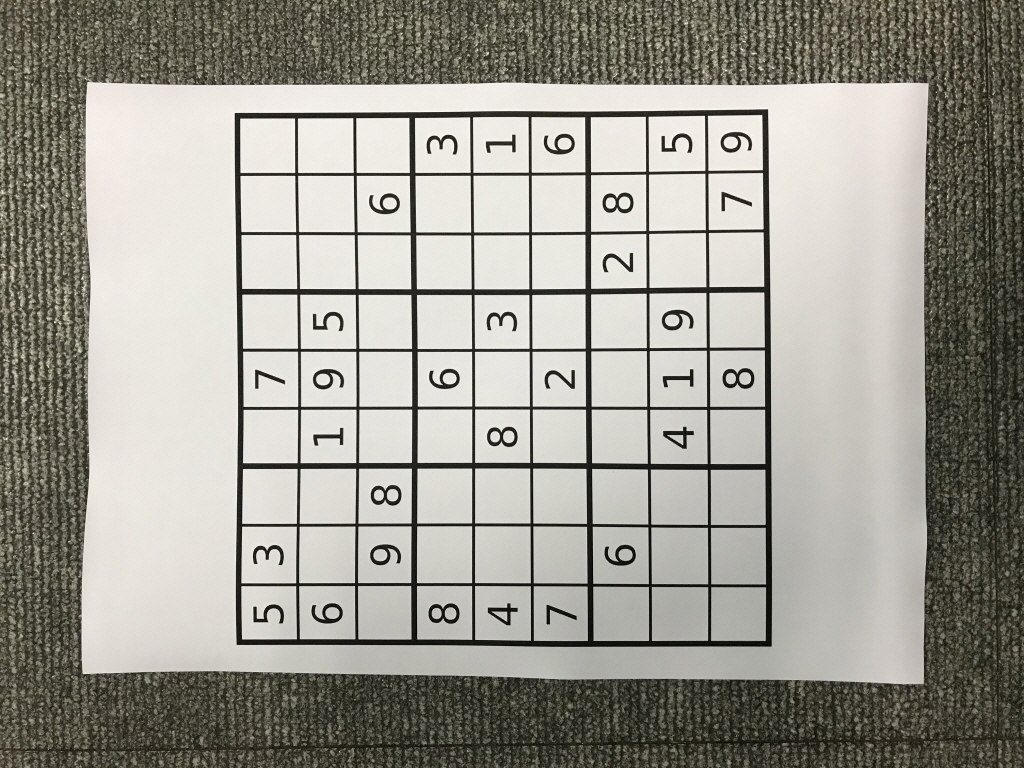
#> input picture sIMG_2164.jpg, 1024 x 768 px
$ jupyter execute chap1413.ipynb
#> lines starting #> are read from the running program, lines starting #| are printed output that depends on the picture; after the words box and inside, x2 and y2 are one past the last pixel; in counts of white or black regions, pixels touching at a corner belong together
#### 1.4.13  Hough Line Transform

[cell 1]
import cv2
from PIL import Image
import numpy as np
import matplotlib.pyplot as pl
from matplotlib import pyplot as plt

[cell 2]
img = cv2.imread('sIMG_2164.jpg')
#> img is the input picture: shape (768, 1024, 3); mean B, G, R 146.2, 155.1, 157.1
gray = cv2.cvtColor(img,cv2.COLOR_BGR2GRAY)
edges = cv2.Canny(gray,50,150,apertureSize = 3)
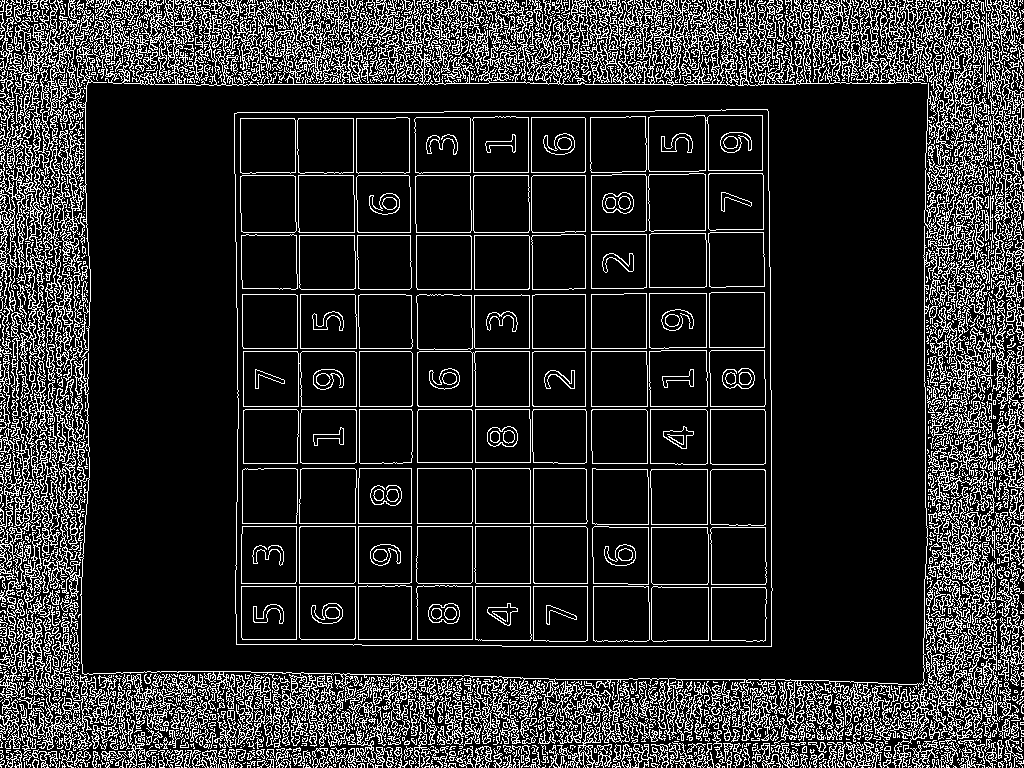
#> edges: shape (768, 1024); 16.8% white in thin lines or dots

lines = cv2.HoughLines(edges,1,np.pi/180,300)
#> lines = 566 rows, first 8: [406, 1.57], [409, 1.57], [84, 1.57], [351, 1.57], [679, 1.57], [34, 1.62], [586, 1.57], [232, 1.57]
for rho,theta in lines[0]:
    a = np.cos(theta)
    b = np.sin(theta)
    x0 = a*rho
    y0 = b*rho
    x1 = int(x0 + 1000*(-b))
    y1 = int(y0 + 1000*(a))
    x2 = int(x0- 1000*(-b))
    y2 = int(y0- 1000*(a))

    cv2.line(img,(x1,y1),(x2,y2),(0,0,255),2)
#> this loop made 1 pass
#> (rho, theta, a, b, x0, y0, x1, y1) on pass 1: (406, 1.57, -4.37e-08, 1, -1.77e-05, 406, -1000, 405)
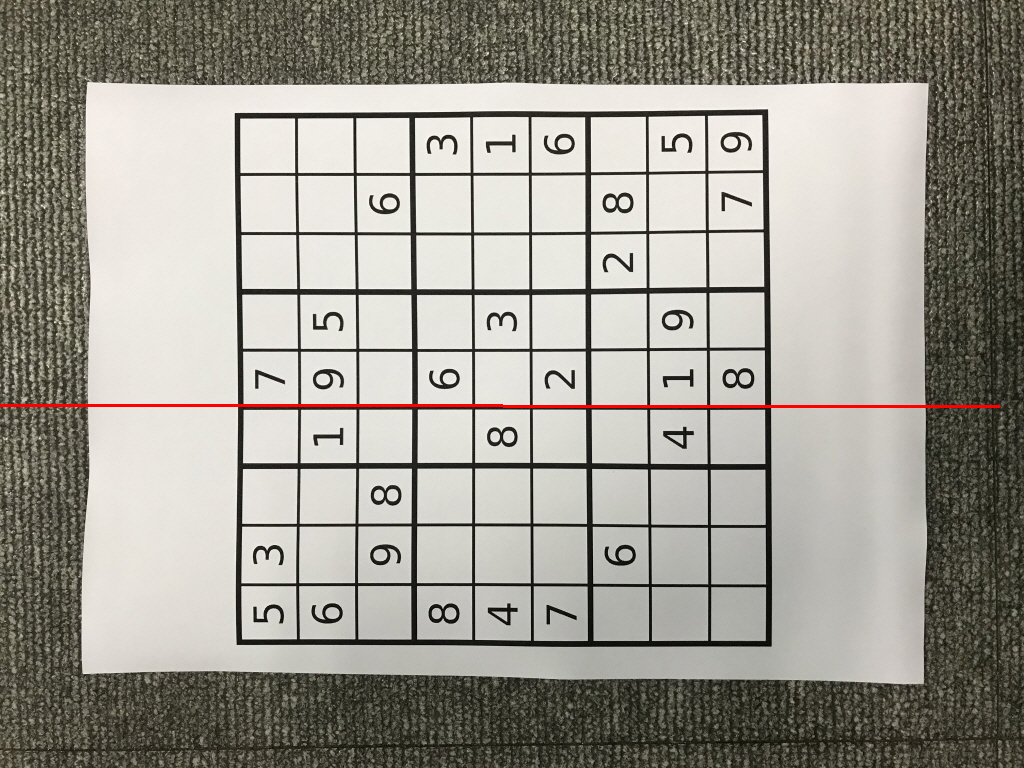
#> img: shape (768, 1024, 3); 0.38% of pixels changed, all inside (x1, y1, x2, y2) = (0, 404, 1001, 408)
cv2.imwrite('houghlines3.jpg',img)
#> Out = True

[cell 3]
lines.shape

[cell 4]
plt.imshow(img)

[cell 5]
img = cv2.imread('sIMG_2164.jpg')
gray = cv2.cvtColor(img,cv2.COLOR_BGR2GRAY)
edges = cv2.Canny(gray,50,150,apertureSize = 3)
lines = cv2.HoughLines(edges,1,np.pi/180,200)
#> lines = 1755 rows, first 8: [406, 1.57], [409, 1.57], [84, 1.57], [351, 1.57], [679, 1.57], [34, 1.62], [586, 1.57], [232, 1.57]

[cell 6]
plt.imshow(gray)

[cell 7]
lines[0:2].shape

[cell 8]
plt.imshow(edges)

[cell 9]
for i in range(500):
    for rho,theta in lines[i]:
        a = np.cos(theta)
        b = np.sin(theta)
        x0 = a*rho
        y0 = b*rho
        x1 = int(x0 + 1000*(-b))
        y1 = int(y0 + 1000*(a))
        x2 = int(x0- 1000*(-b))
        y2 = int(y0- 1000*(a))

        cv2.line(img,(x1,y1),(x2,y2),(0,0,255),2)
    cv2.imwrite('houghlines3.jpg',img)
#> this loop made 500 passes
#> pass 2, `cv2.imwrite('houghlines3.jpg',img)`:
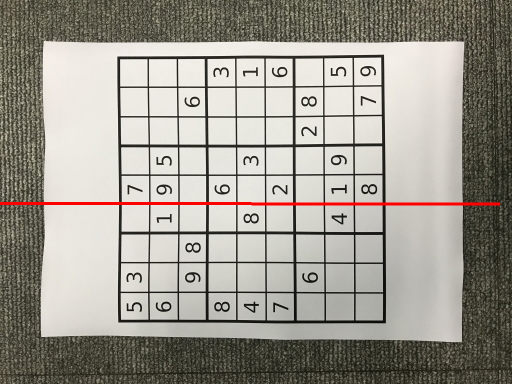
#> saved as houghlines3.jpg: shape (768, 1024, 3) (shown at 1/2 size); mean B, G, R 145.1, 154.1, 158
#> after the loop:
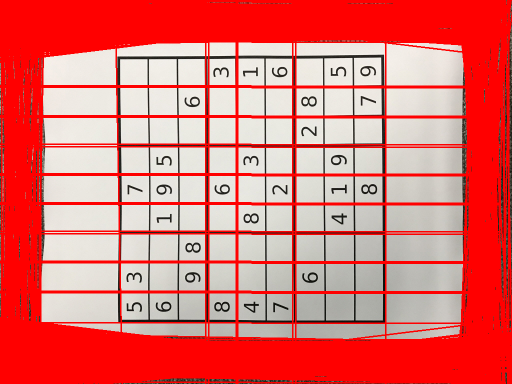
#> img: shape (768, 1024, 3) (shown at 1/2 size); mean B, G, R 109.8, 113.5, 224.7

[cell 10]
plt.imshow(img)

[cell 11]
minLineLength = 100
maxLineGap = 10
lines = cv2.HoughLinesP(edges,1,np.pi/180,100,minLineLength,maxLineGap)
#> lines = 376 rows, first 6: [264, 84, 416, 84], [301, 409, 355, 409], [650, 406, 707, 406], [475, 526, 530, 526], [532, 348, 585, 348], [299, 232, 354, 232]

[cell 12]
lines.shape

[cell 13]
for i in range(300):
    for x1,y1,x2,y2 in lines[i]:
        cv2.line(img,(x1,y1),(x2,y2),(0,255,0),2)
    cv2.imwrite('houghlines5.jpg',img)
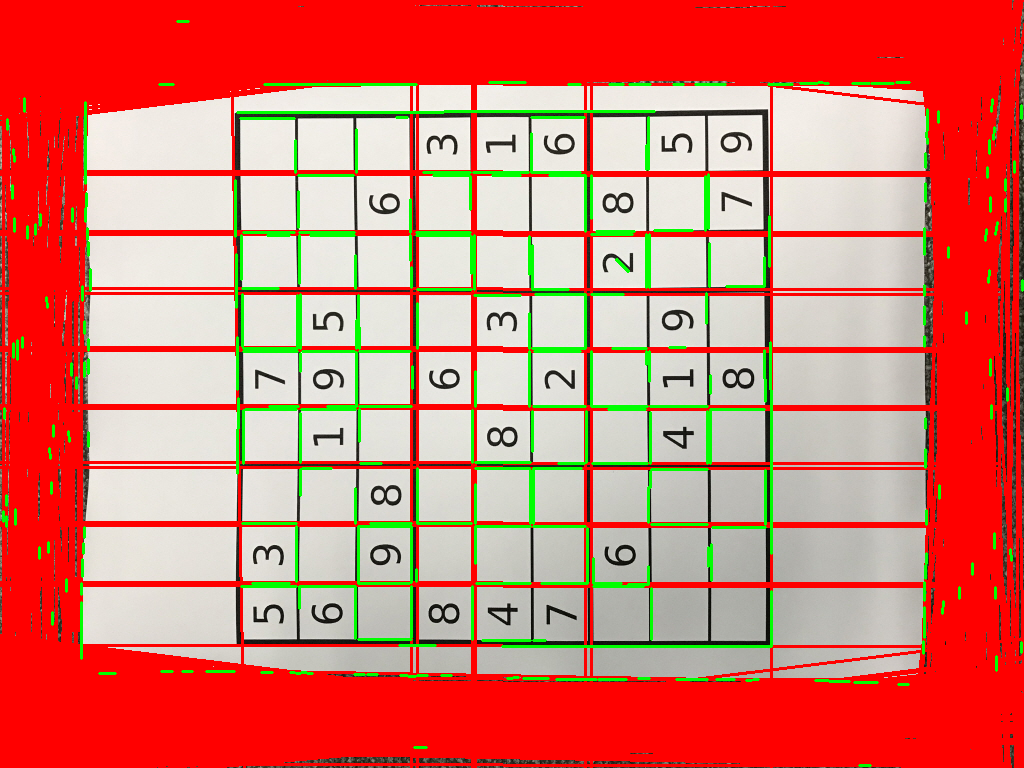
#> img: shape (768, 1024, 3); 3.88% of pixels changed, all inside (x1, y1, x2, y2) = (2, 20, 1024, 767)

[cell 14]
plt.imshow(img)

[cell 15]
def nothing(x):
    pass

[cell 16]
img = cv2.imread('sIMG_2164.jpg')
gray = cv2.cvtColor(img,cv2.COLOR_BGR2GRAY)
edges = cv2.Canny(gray,50,150,apertureSize = 3)
lines = cv2.HoughLines(edges,1,np.pi/180,200)
#> lines = 1755 rows, first 8: [406, 1.57], [409, 1.57], [84, 1.57], [351, 1.57], [679, 1.57], [34, 1.62], [586, 1.57], [232, 1.57]

minLineLength = 100
maxLineGap = 10
lineNums = 10
lines = cv2.HoughLinesP(edges,1,np.pi/180,100,minLineLength,maxLineGap)
#> lines = 376 rows, first 6: [264, 84, 416, 84], [301, 409, 355, 409], [650, 406, 707, 406], [475, 526, 530, 526], [532, 348, 585, 348], [299, 232, 354, 232]

[cell 17]
#Createablackimage,awindow

cv2.namedWindow('image')
#createtrackbarsforcolorchange
cv2.createTrackbar('minLineLength','image',0,500,nothing)
cv2.createTrackbar('maxLineGap','image',0,500,nothing)
cv2.createTrackbar('lineNums','image',0,100,nothing)
cv2.setTrackbarPos('minLineLength','image',minLineLength)
cv2.setTrackbarPos('maxLineGap','image',maxLineGap)
cv2.setTrackbarPos('lineNums','image',lineNums)
while(1):
    cv2.imshow('image',img)
    k = cv2.waitKey(1) & 0xFF
#> (key Esc is pressed here)

$ run again, with sIMG_2168.jpg copied over sIMG_2164.jpg
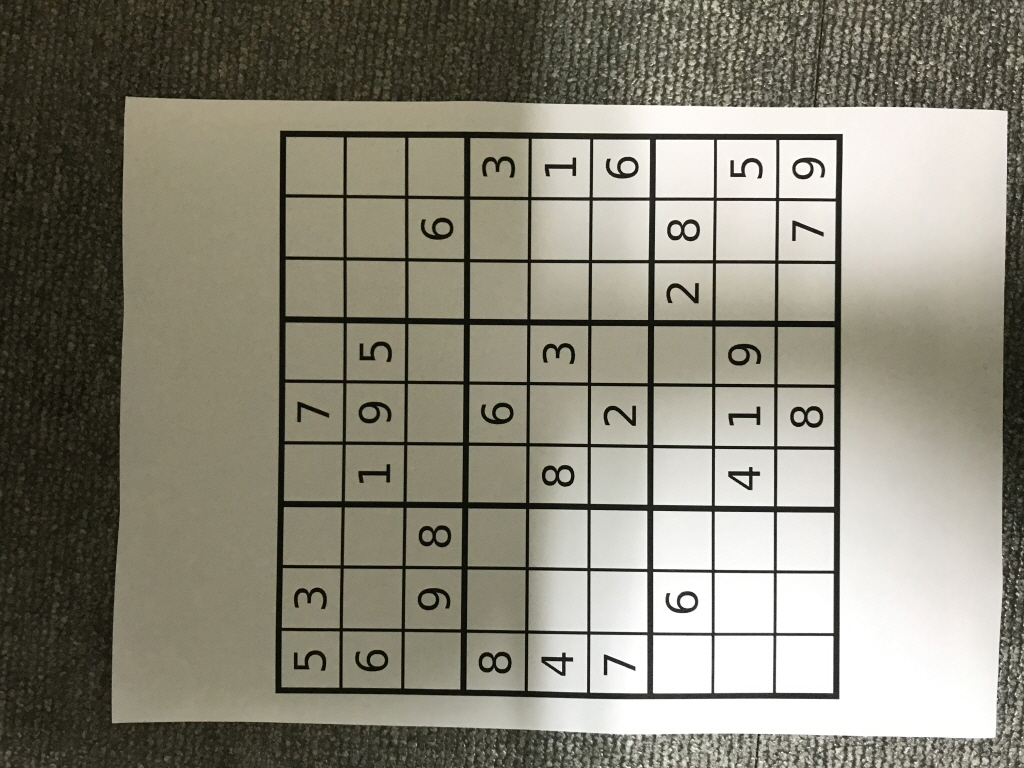
#> input picture sIMG_2168.jpg, 1024 x 768 px
#> img is the input picture: shape (768, 1024, 3); mean B, G, R 120.1, 134.1, 137.3
#> `edges = cv2.Canny(gray,50,150,apertureSize = 3)`:
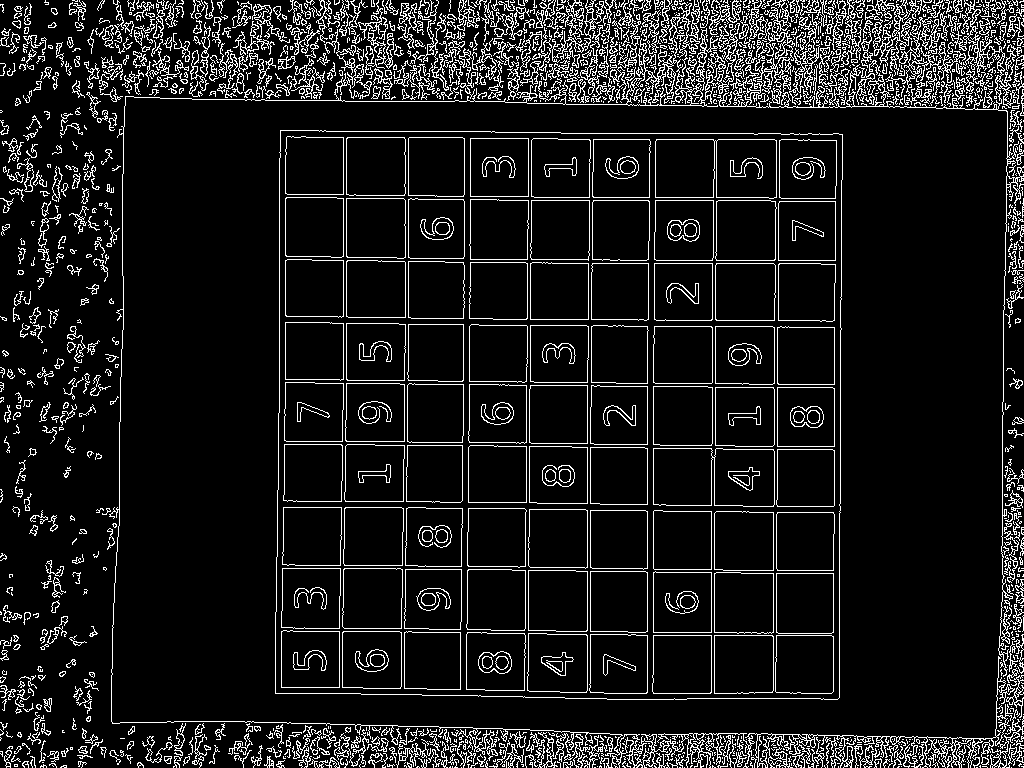
#> edges: shape (768, 1024); 10.3% white in thin lines or dots
#> `lines = cv2.HoughLines(edges,1,np.pi/180,300)`: lines = 209 rows, first 8: [647, 0], [587, 0], [653, 0], [75, 1.61], [58, 1.62], [77, 1.52], [343, 0], [753, 1.57]
#> the loop `for rho,theta in lines[0]:` made 1 pass
#> (rho, theta, a, b, x0, y0, x1, y1) on pass 1: (647, 0, 1, 0, 647, 0, 647, 1000)
#> `cv2.imwrite('houghlines3.jpg',img)`: Out = True
#> `lines = cv2.HoughLines(edges,1,np.pi/180,200)`: lines = 455 rows, first 8: [647, 0], [587, 0], [653, 0], [75, 1.61], [58, 1.62], [77, 1.52], [343, 0], [753, 1.57]
#> `lines = cv2.HoughLinesP(edges,1,np.pi/180,100,minLineLength,maxLineGap)`: lines = 346 rows, first 6: [647, 383, 647, 331], [750, 90, 760, 90], [1003, 368, 1003, 312], [659, 105, 701, 105], [587, 503, 587, 447], [439, 727, 463, 727]
#> after the loop `for i in range(300):`:
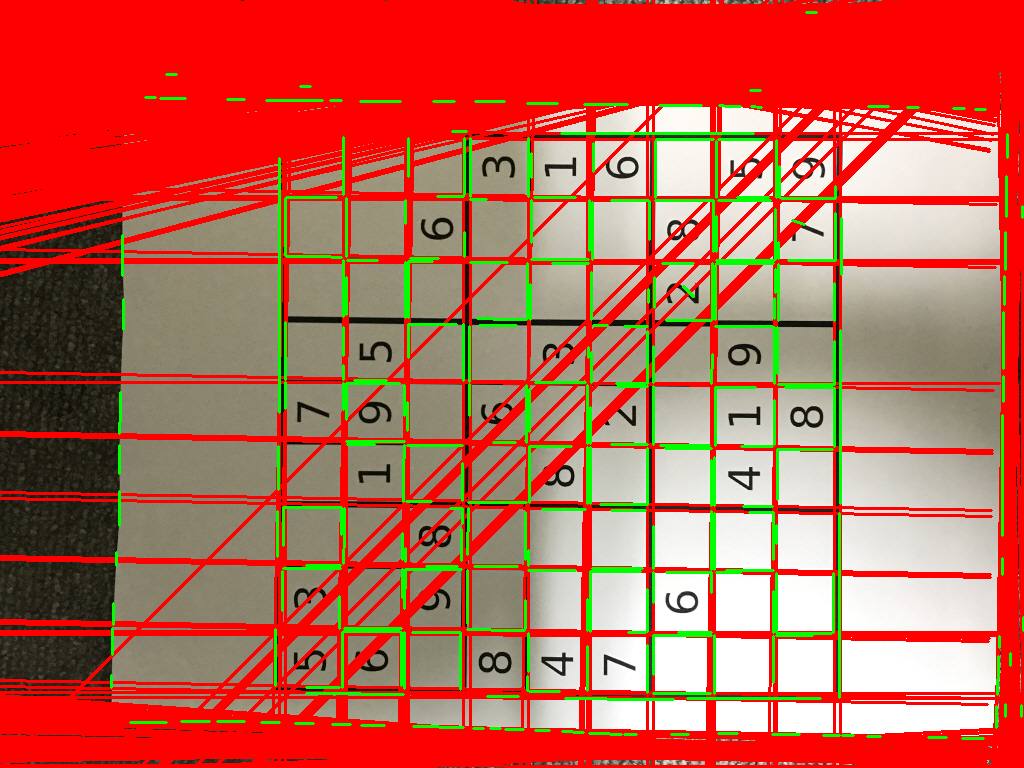
#> img: shape (768, 1024, 3); mean B, G, R 81.3, 100.7, 190.8
#> `lines = cv2.HoughLines(edges,1,np.pi/180,200)`: lines = 455 rows, first 8: [647, 0], [587, 0], [653, 0], [75, 1.61], [58, 1.62], [77, 1.52], [343, 0], [753, 1.57]
#> `lines = cv2.HoughLinesP(edges,1,np.pi/180,100,minLineLength,maxLineGap)`: lines = 346 rows, first 6: [647, 383, 647, 331], [750, 90, 760, 90], [1003, 368, 1003, 312], [659, 105, 701, 105], [587, 503, 587, 447], [439, 727, 463, 727]

$ run again, with sIMG_2177.jpg copied over sIMG_2164.jpg
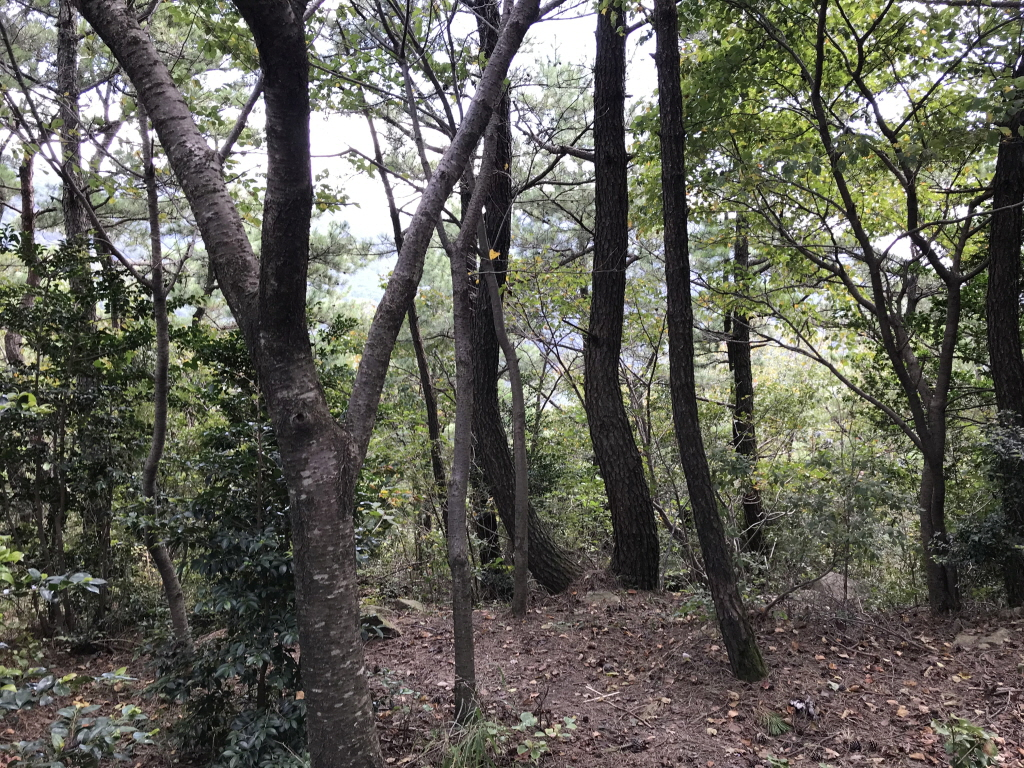
#> input picture sIMG_2177.jpg, 1024 x 768 px
#> img is the input picture: shape (768, 1024, 3); mean B, G, R 86.8, 96.1, 97.1
#> `edges = cv2.Canny(gray,50,150,apertureSize = 3)`:
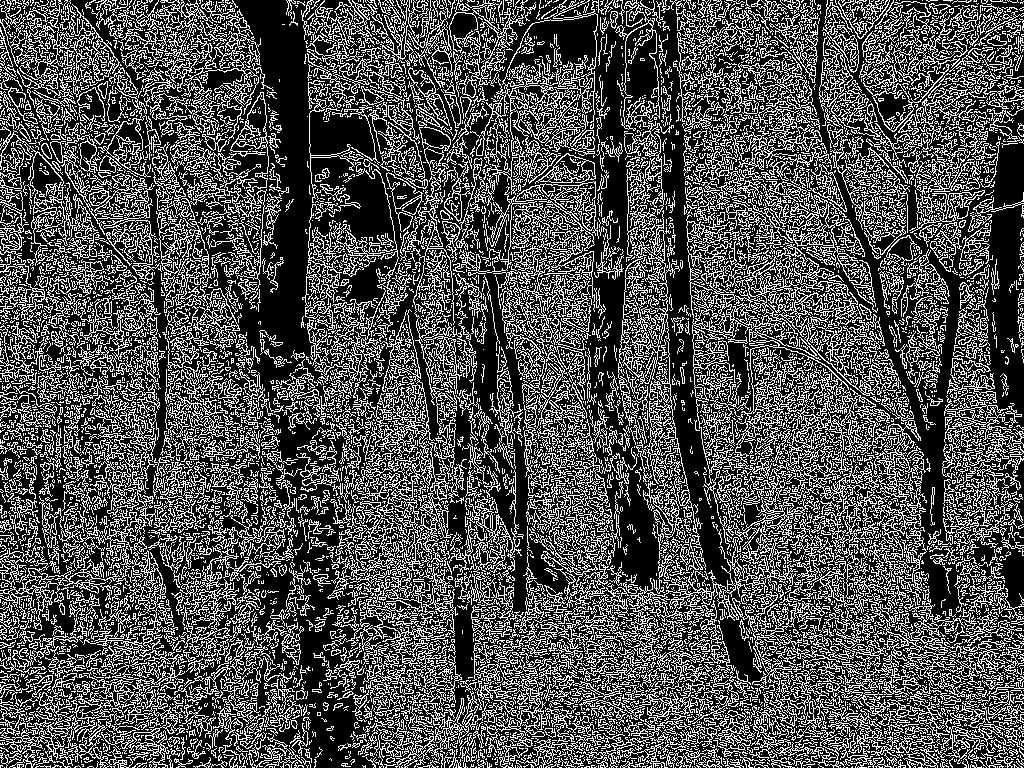
#> edges: shape (768, 1024); 31.3% white in thin lines or dots
#> the loop `for rho,theta in lines[0]:` made 1 pass
#> (rho, theta, a, b, x0, y0, x1, y1) on pass 1: (728, 0.785, 0.707, 0.707, 514.8, 514.8, -192, 1221)
#> `cv2.imwrite('houghlines3.jpg',img)`: Out = True
#> lines = 33 rows, first 6: [896, 127, 912, 111], [888, 29, 901, 16], [980, 40, 990, 32], [928, 95, 940, 83], [757, 270, 768, 263], [562, 336, 572, 329]
#> `[cell 14] plt.imshow(img)`:
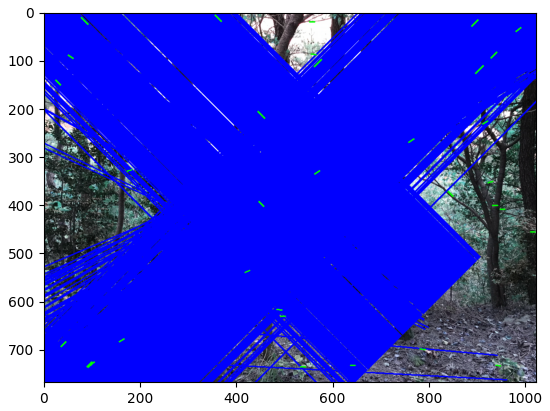
#> figure drawn by matplotlib, 1 panel; B, G, R data is drawn as R, G, B
